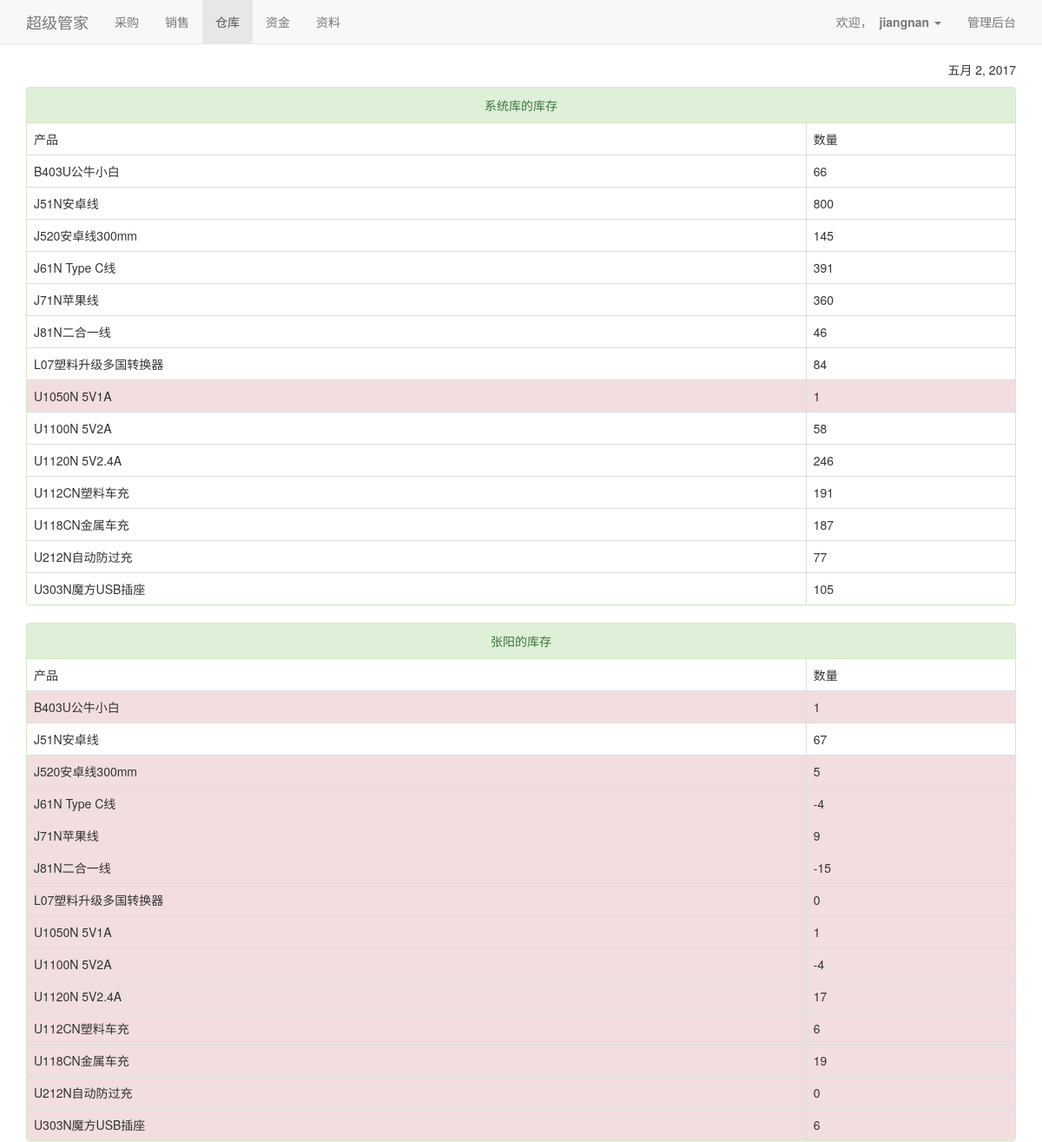
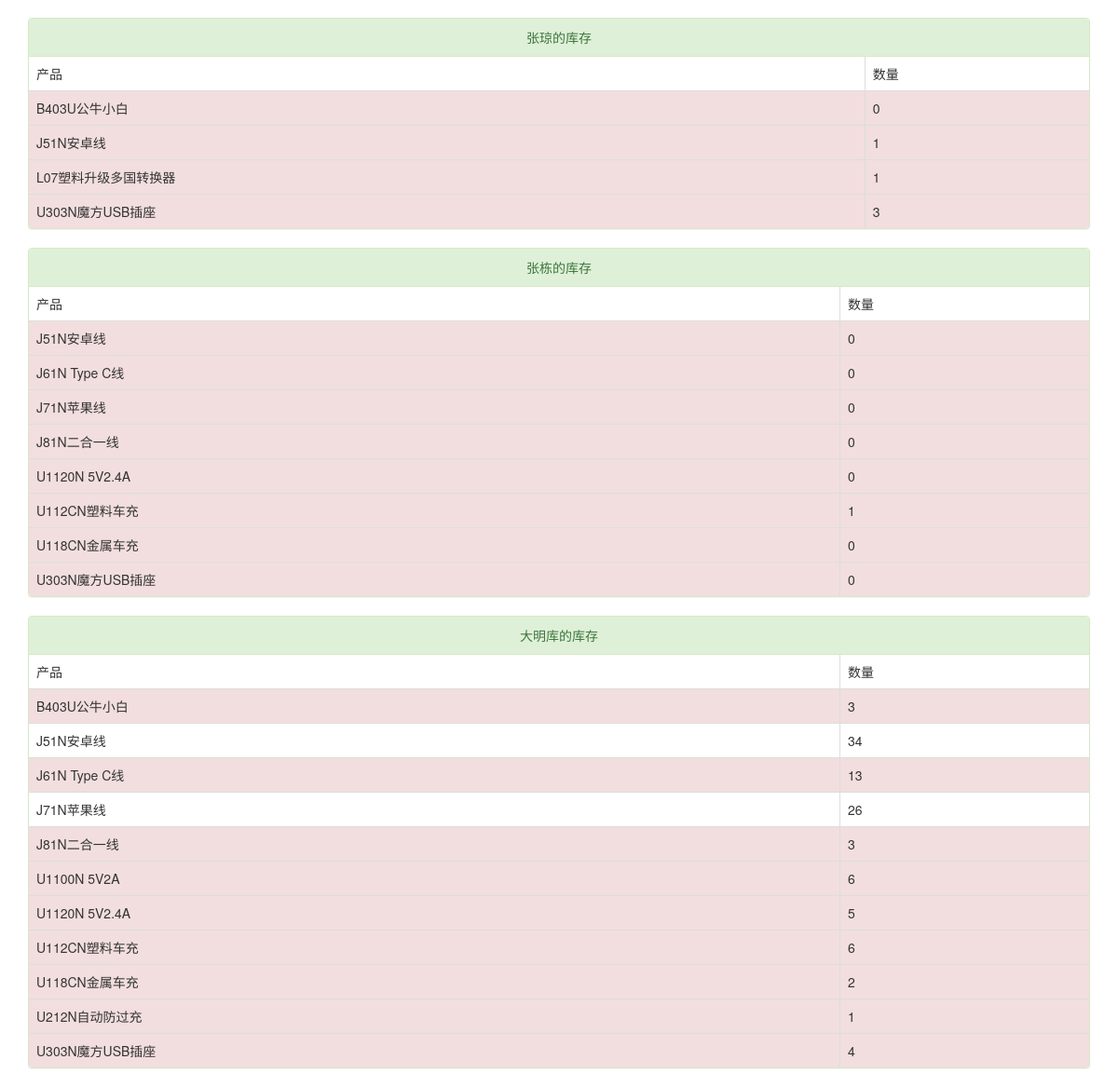
The app's page /stock/all/list/ (signed in) with its own data (2 pictures, top to bottom).
### stock/models.py (models this page shows, shortened)
class Stock(models.Model):
    name = models.CharField(max_length=128, verbose_name='仓库名字', db_index=True)
    belong = models.ForeignKey(Saler, verbose_name='业务员')
    nums = models.ManyToManyField(ProductNum, verbose_name='库存', related_name='stock')
    class Meta:
        verbose_name_plural = "仓库库存"
        verbose_name = "仓库库存"

### product/models.py (models this page shows, shortened)
class Product(models.Model):
    name = models.CharField(max_length=128, verbose_name="名字", db_index=True)
    price_cost = models.FloatField(verbose_name="进货价")
    price_wholesale = models.FloatField(verbose_name="批发售价", blank=True)
    price_retail = models.FloatField(verbose_name="终端售价")
    specification = models.CharField(max_length=128, verbose_name="规格", blank=True)
    created_at = models.DateTimeField(auto_now_add=True, verbose_name='创建时间')
    other = models.CharField(max_length=128, verbose_name='其他信息', blank=True)
    min_stock = models.IntegerField(verbose_name='最小库存', blank=True)
    class Meta:
        verbose_name_plural = "产品信息"
        verbose_name = "产品信息"

### web/web_stock.py (the view)
# urls.py: url(r'^stock/all/list/$', web_stock.all_list),
@login_required
def all_list(request):
    ss = []
    stocks = Stock.objects.all()
    for s in stocks:
        ss.append({'name': s.name, 'pros': calc_stock(s.id)})
    return render_to_response('stock/list.html',
                              RequestContext(request, {'stock_active': 1, 'stocks': ss, 'today': now().date()}))

### stock/views.py (called while the page is built)
def update_stock_list(stock, product, num):
    for item in stock:
        if item['id'] == product.id:
            item['num'] += num
            return
    stock.append({'id': product.id, 'name': product.name, 'num': num, 'min': product.min_stock})

### web/templates/stock/list.html (shortened to what this page needs)
{% extends 'base.html' %}
{% block content %}
<div class="container">
    <p class="text-right">{{ today }}</p>
    {% for sto in stocks %}
    <div class="panel panel-success">
        <div class="panel-heading align-center">{{ sto.name }}的库存</div>
        <table class="table table-bordered">
            <thead>
            <td>产品</td>
            <td>数量</td>
            </thead>
            <tbody>
            {% for pro in sto.pros %}
            <tr {% if pro.num < pro.min %} class="danger" {% endif %}>
            <td>{{ pro.name }}</td>
            <td>{{ pro.num }}</td>
            </tr>
            {% endfor %}
            </tbody>
        </table>
    </div>
    {% endfor %}
</div>
{% endblock %}

### web/templates/base.html (shortened to what this page needs)
<!DOCTYPE html>
<html lang="zh-CN">
<head>
    <link rel="stylesheet" href="/static/css/bootstrap.min.css">
    <link rel="stylesheet" href="/static/css/common.css">
</head>
<body>
<nav class="navbar navbar-default navbar-fixed-top">
    <div class="container">
        <div class="navbar-header">
            <a class="navbar-brand" href="/">超级管家</a>
        </div>
        {% if request.user.is_active %}
        <div class="collapse navbar-collapse" id="navbar-collapse">
            <ul class="nav navbar-nav">
                <li {% if purchase_active %}class="active"{% endif %}><a href="/purchase/">采购</a></li>
                <li {% if sale_active %}class="active"{% endif %}><a href="/sale/">销售</a></li>
                <li {% if stock_active %}class="active"{% endif %}><a href="/stock/">仓库</a></li>
                <li {% if money_active %}class="active"{% endif %}><a href="#">资金</a></li>
                <li {% if info_active %}class="active"{% endif %}><a href="#">资料</a></li>
            </ul>
            <ul class="nav navbar-nav navbar-right">
                <li class="dropdown">
                    <a href="#" class="dropdown-toggle" data-toggle="dropdown">欢迎，&nbsp;
                        <strong>{{ request.user.get_username }}</strong>
                        <span class="caret"></span></a>
                </li>
                <li>
                    <a href="/admin/">管理后台</a>
                </li>
            </ul>
        </div>
        {% endif %}
    </div>
</nav>
{% block content %}template content{% endblock %}
</body>
</html>

### static/css/common.css (style rules this page uses)
body { padding-top: 70px; }
a, a:link, a:visited, a:active { text-decoration:none; }
.align-center { text-align:center; }

### records on screen
Stock: name "系统库"
Product: name "B403U公牛小白" "B403U公牛小白" "B403U公牛小白" "B403U公牛小白"
Product: name "J51N安卓线" "J51N安卓线" "J51N安卓线" "J51N安卓线" "J51N安卓线"
Product: name "J520安卓线300mm" "J520安卓线300mm"
Product: name "J61N Type C线" "J61N Type C线" "J61N Type C线" "J61N Type C线"
Product: name "J71N苹果线" "J71N苹果线" "J71N苹果线" "J71N苹果线"
Product: name "J81N二合一线" "J81N二合一线" "J81N二合一线" "J81N二合一线"
Product: name "L07塑料升级多国转换器" "L07塑料升级多国转换器" "L07塑料升级多国转换器"
Product: name "U1050N 5V1A" "U1050N 5V1A"
Product: name "U1100N 5V2A" "U1100N 5V2A" "U1100N 5V2A"
Product: name "U1120N 5V2.4A" "U1120N 5V2.4A" "U1120N 5V2.4A" "U1120N 5V2.4A"
Product: name "U112CN塑料车充" "U112CN塑料车充" "U112CN塑料车充" "U112CN塑料车充"
Product: name "U118CN金属车充" "U118CN金属车充" "U118CN金属车充" "U118CN金属车充"
Product: name "U212N自动防过充" "U212N自动防过充" "U212N自动防过充"
Product: name "U303N魔方USB插座" "U303N魔方USB插座" "U303N魔方USB插座" "U303N魔方USB插座" "U303N魔方USB插座"
Stock: name "张阳"
Stock: name "张琼"
Stock: name "张栋"
Stock: name "大明库"

### other values on screen
{{ request.user.get_username }} "jiangnan"
{{ pro.num }} "66" "800" "145" "391" "360" "46" "84" "1" "58" "246" "191" "187" "77" "105" "1" "67" "5" "-4" "9" "-15" "0" "1" "-4" "17" "6" "19" "0" "6" "0" "1" "1" "3" "0" "0" "0" "0" "0" "1" "0" "0" "3" "34" "13" "26" "3" "6" "5" "6" "2" "1" "4"
